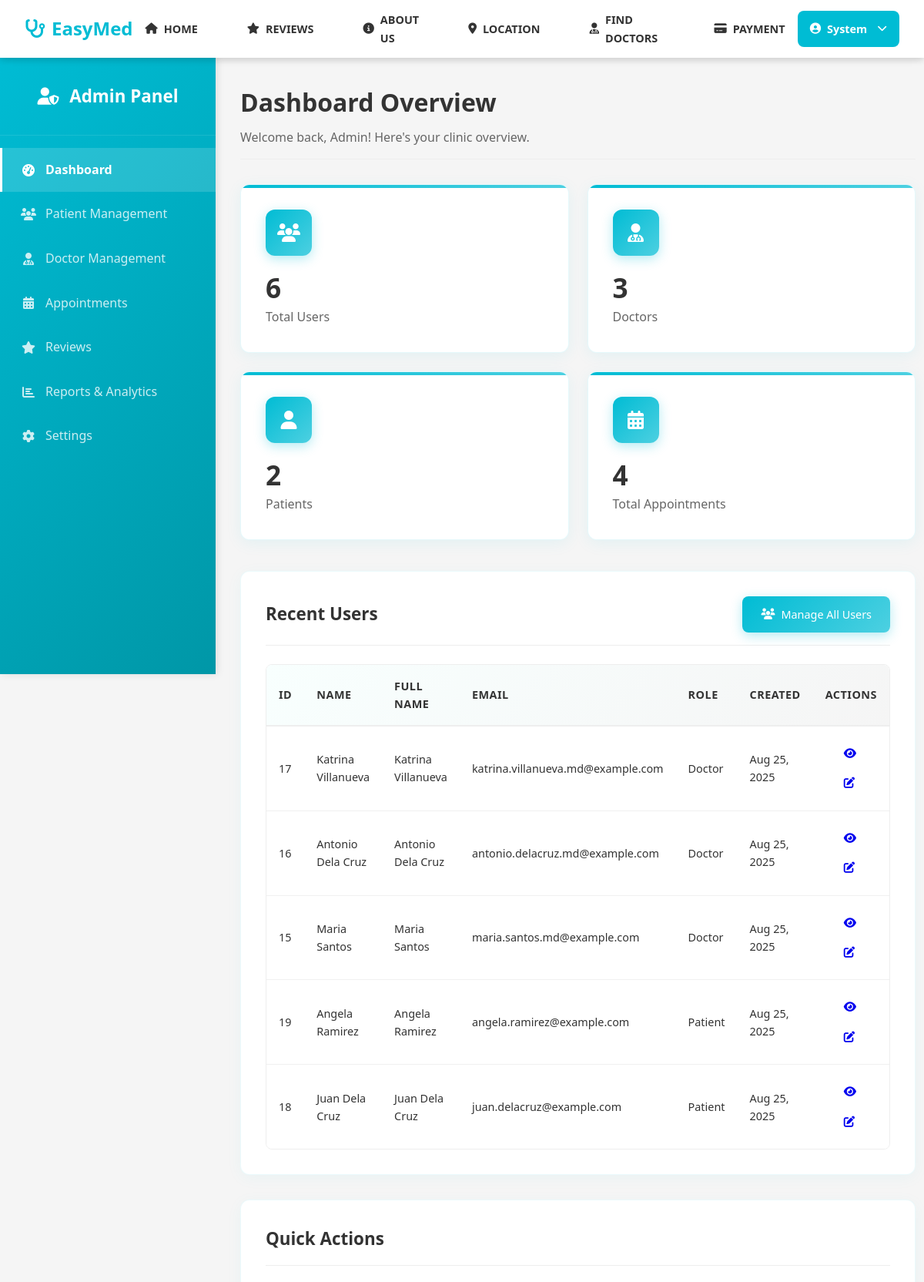
The app's page /admin/Dashboard/dashboard.php (signed in, upper part), older data.
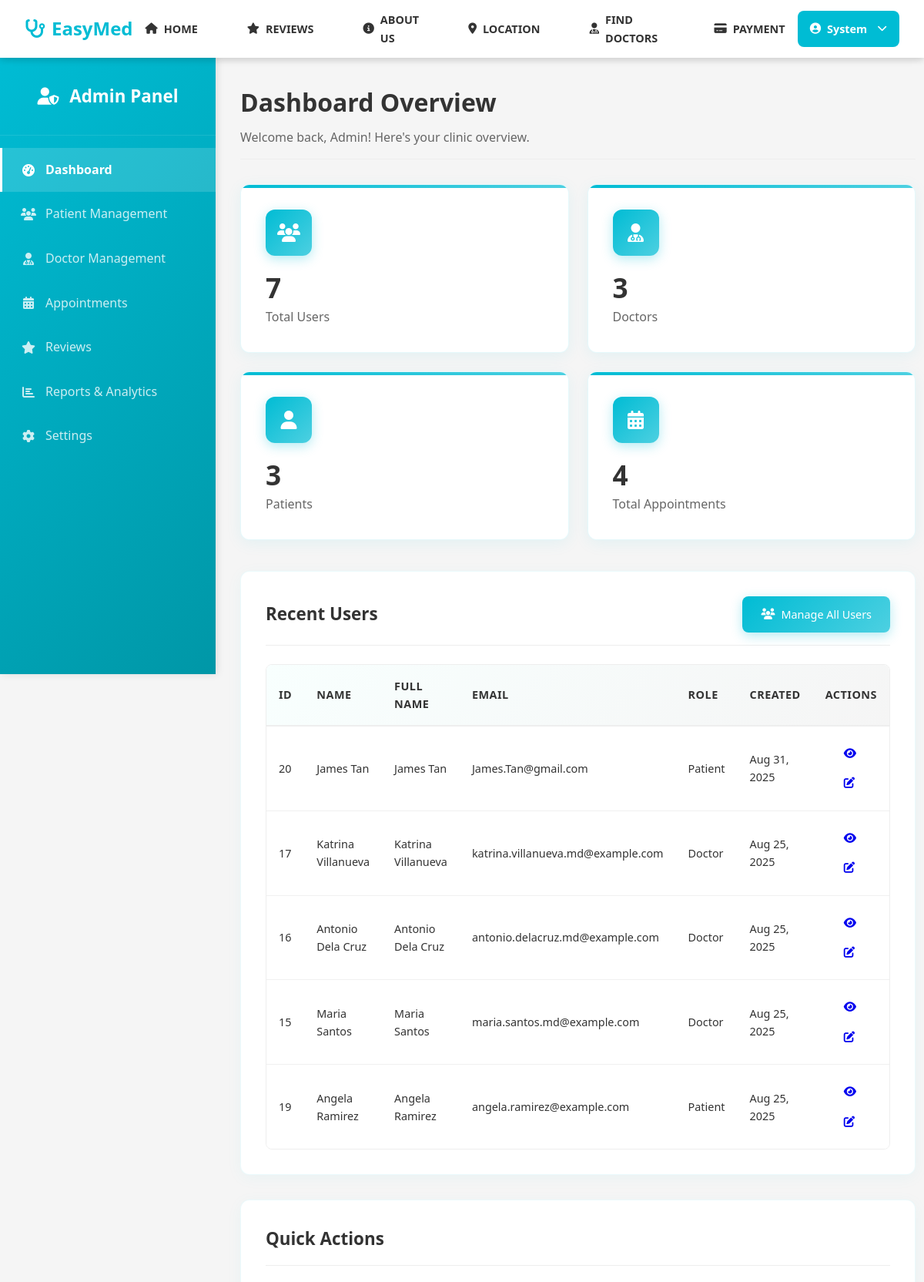
The same page, newer data.
### tables this page shows
CREATE TABLE users (
                    id INTEGER PRIMARY KEY AUTOINCREMENT,
                    username VARCHAR(50) UNIQUE NOT NULL,
                    email VARCHAR(100) UNIQUE NOT NULL,
                    password VARCHAR(255) NOT NULL,
                    first_name VARCHAR(50),
                    last_name VARCHAR(50),
                    profile_image VARCHAR(255),
                    role VARCHAR(20) DEFAULT 'patient' CHECK (role IN ('admin', 'doctor', 'patient')),
                    is_active INTEGER DEFAULT 1,
                    status VARCHAR(20) DEFAULT 'pending' CHECK (status IN ('active', 'inactive', 'pending')),
                    created_at DATETIME DEFAULT CURRENT_TIMESTAMP,
                    updated_at DATETIME DEFAULT CURRENT_TIMESTAMP
                , email_verified INTEGER DEFAULT 0, phone TEXT, date_of_birth TEXT, gender TEXT, address TEXT);

### includes/database.php (called while the page is built, shortened)
<?php
class Database {
    private $connection;
    private static $instance = null;
    public static function getInstance() {
        if (self::$instance === null) {
            self::$instance = new self();
        }
        return self::$instance;
    }
    private function connect() {
        try {
            if (DB_TYPE === 'sqlite') {
                $this->connection = new PDO(
                    "sqlite:" . SQLITE_PATH,
                    null,
                    null,
                    array(
                        PDO::ATTR_ERRMODE => PDO::ERRMODE_EXCEPTION,
                        PDO::ATTR_DEFAULT_FETCH_MODE => PDO::FETCH_ASSOC
                    )
                );
                $this->connection->exec('PRAGMA foreign_keys = ON');
            }
        } catch (PDOException $e) {
            die("Database connection failed: " . $e->getMessage());
        }
    }
    public function query($sql, $params = array()) {
        try {
            $stmt = $this->connection->prepare($sql);
            $stmt->execute($params);
            return $stmt;
        } catch (PDOException $e) {
            error_log("Database query error: " . $e->getMessage());
            throw $e;
        }
    }
    public function fetchAll($sql, $params = array()) {
        $stmt = $this->query($sql, $params);
        return $stmt->fetchAll();
    }
}
?>

### admin/Dashboard/dashboard.php (the view, shortened to what the rows shown need)
<?php
$db = Database::getInstance();
$recentUsers = $db->fetchAll("SELECT id, username, email, role, first_name, last_name, created_at FROM users ORDER BY created_at DESC LIMIT 5");
require_once '../../includes/header.php';
?>
<div class="admin-container">
    <div class="admin-content">
        <div class="content-header">
            <h1>Dashboard Overview</h1>
        </div>
        <div class="content-section">
            <div class="section-header">
                <h2>Recent Users</h2>
            </div>
            <div class="table-container">
                <table class="data-table">
                    <thead>
                        <tr>
                            <th>ID</th>
                            <th>Name</th>
                            <th>Full Name</th>
                            <th>Email</th>
                            <th>Role</th>
                            <th>Created</th>
                            <th>Actions</th>
                        </tr>
                    </thead>
                    <tbody>
                        <?php foreach ($recentUsers as $user): ?>
                        <tr>
                            <td><?php echo $user['id']; ?></td>
                            <td><?php echo htmlspecialchars($user['first_name'] . ' ' . $user['last_name']); ?></td>
                            <td><?php echo htmlspecialchars($user['first_name'] . ' ' . $user['last_name']); ?></td>
                            <td><?php echo htmlspecialchars($user['email']); ?></td>
                            <td>
                                <span class="role-badge role-<?php echo $user['role']; ?>">
                                    <?php echo ucfirst($user['role']); ?>
                                </span>
                            </td>
                            <td><?php echo date('M j, Y', strtotime($user['created_at'])); ?></td>
                            <td>
                                <div class="user-actions">
                                    <a href="view-user.php?id=<?php echo $user['id']; ?>" class="btn btn-sm btn-view">
                                        <i class="fas fa-eye"></i>
                                    </a>
                                    <a href="edit-user.php?id=<?php echo $user['id']; ?>" class="btn btn-sm btn-edit">
                                        <i class="fas fa-edit"></i>
                                    </a>
                                </div>
                            </td>
                        </tr>
                        <?php endforeach; ?>
                    </tbody>
                </table>
            </div>
        </div>
        <div class="content-section">
            <div class="section-header">
                <h2>Quick Actions</h2>
            </div>
        </div>
    </div>
</div>
<?php require_once '../../includes/footer.php'; ?>

Row changes from the older to the newer data that the page shows:
no longer on this page (row unchanged): users: id "18", first_name+last_name "Juan Dela Cruz", email "juan.delacruz@example.com", role "Patient", created_at "Aug 25, 2025"
added users: id "20", first_name+last_name "James Tan", email "James.Tan@gmail.com", role "Patient", created_at "Aug 31, 2025"
Text that changed along with them:
$totalUsers: "6" → "7"
$patientCount: "2" → "3"
